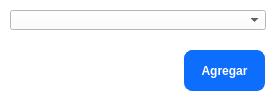
<?xml version="1.0" encoding="UTF-8"?>
<ui version="4.0">
 <class>Dialog_add_databases</class>
 <widget class="QDialog" name="Dialog_add_databases">
  <property name="geometry">
   <rect>
    <x>0</x>
    <y>0</y>
    <width>280</width>
    <height>104</height>
   </rect>
  </property>
  <property name="windowTitle">
   <string>Agregar base de datos indexada</string>
  </property>
  <property name="styleSheet">
   <string notr="true">QWidget {
  background-color: #fff;
}
QLabel {
  color: #464d55;
  font-weight: 600;
}
QLabel#heading {
  color: #0f1925;
  font-size: 18px;
  margin-bottom: 10px;
}

QLabel#subheading {
  color: #0f1925;
  font-size: 12px;
  font-weight: normal;
  margin-bottom: 10px;
}
QLineEdit {
  border-radius: 8px;
  border: 1px solid #e0e4e7;
  padding: 5px 15px;
}

QLineEdit:focus {
  border: 1px solid #d0e3ff;
}

QLineEdit::placeholder {
  color: #767e89;
}
QPushButton {
  background-color: #0d6efd;
  color: #fff;
  font-weight: 600;
  border-radius: 8px;
  border: 1px solid #0d6efd;
  padding: 10px 10px;
  margin-top: 10px;
  outline: 0px;
}
QPushButton:hover,
QPushButton:focus {
  background-color: #0b5ed7;
  border: 1px solid #9ac3fe;
}
QMenu {
background-color: #fff;
border: 1px solid black;
margin: 2px;
}
QMenu::item {
background-color: transparent;
}
QMenu::item:selected {
background-color: #0b5ed7;
color: rgb(255,255,255);
}
</string>
  </property>
  <widget class="QComboBox" name="comboBox_databases">
   <property name="geometry">
    <rect>
     <x>10</x>
     <y>10</y>
     <width>256</width>
     <height>20</height>
    </rect>
   </property>
  </widget>
  <widget class="QPushButton" name="pushButton_guardar_base_indexadas">
   <property name="geometry">
    <rect>
     <x>184</x>
     <y>40</y>
     <width>81</width>
     <height>51</height>
    </rect>
   </property>
   <property name="text">
    <string>Agregar</string>
   </property>
  </widget>
 </widget>
 <resources/>
 <connections/>
</ui>
